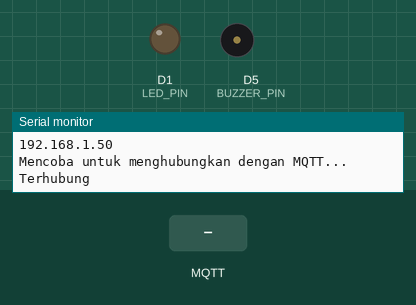
The sketch below on a simulated ESP8266 (NodeMCU). Shown: output pins drawn as LEDs (lit = HIGH), buzzer (waves = sounding), the last lines printed to the serial monitor. Inputs (shaded band) come from the test bench. WiFi joins after 1.5 s; servers stay silent unless stated; random numbers use the default seed unless the sketch sets one; no MQTT or app messages arrive unless stated.

Above: at 2.7 s.
2.8 s: MQTT message "1" arrives on the first subscribed topic
At 3.6 s:
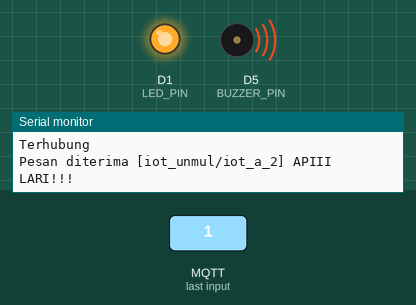
At 5.1 s:
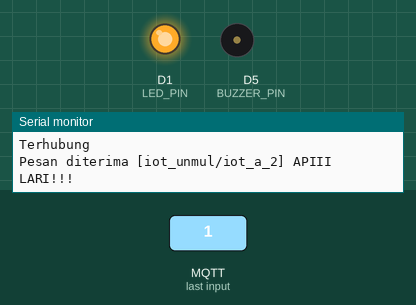
5.8 s: MQTT message "5" arrives on the first subscribed topic
At 7.0 s:
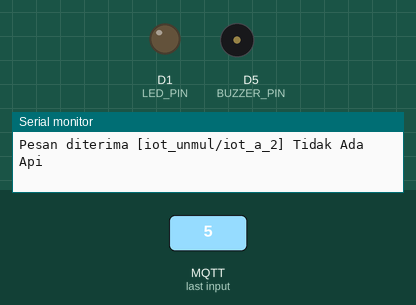
Timing chart, 0 to 8.8 s (numbered marks = the images above; inputs shaded):
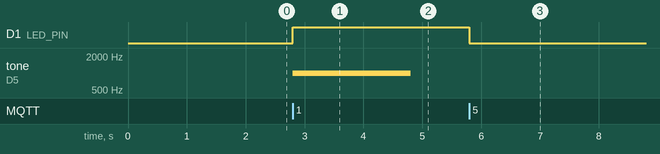

The sketch:

Subscriber.ino
```cpp
#include <ESP8266WiFi.h>
#include <PubSubClient.h>

// Mengatur SSID dan Password Jaringan yang di pakai
const char* ssid = "Universitas Mulawarman";
const char* password = "";

// server Mqtt broker
const char* mqtt_server = "broker.hivemq.com";

// Buzzer & LED pin
#define BUZZER_PIN D5
#define LED_PIN D1

WiFiClient espClient;
PubSubClient client(espClient);
unsigned long lastMsg = 0;
#define MSG_BUFFER_SIZE  (50)
char msg[MSG_BUFFER_SIZE];
int value = 0;

// Fungsi koneksi wifi
void setup_wifi() {
  delay(10);
  Serial.println();
  Serial.print("Connecting to ");
  Serial.println(ssid);
  WiFi.mode(WIFI_STA);
  WiFi.begin(ssid, password);

  while (WiFi.status() != WL_CONNECTED) {
    delay(500);
    Serial.print(".");
  }

  randomSeed(micros());
  Serial.println("");
  Serial.println("WiFi connected");
  Serial.println("IP address: ");
  Serial.println(WiFi.localIP());
}

// Fungsi untuk menerima data
void callback(char* topic, byte* payload, unsigned int length) {
  Serial.print("Pesan diterima [");
  Serial.print(topic);
  Serial.print("] ");
  String data = "";
  for (int i = 0; i < length; i++) {
    data += (char)payload[i];
  }
  int Api = data.toInt();
  if ( Api == 1) {
    Serial.println("APIII LARI!!!");
  } else {
    Serial.println("Tidak Ada Api");
  }
  if ( Api == 1) {
    tone(BUZZER_PIN,1000,2000);
    digitalWrite(LED_PIN, HIGH);
  } else {
    noTone(BUZZER_PIN);
    digitalWrite(LED_PIN, LOW);
  }
}

// fungsi untuk mengubungkan ke broker
void reconnect() {
  while (!client.connected()) {
    Serial.println("Mencoba untuk menghubungkan dengan MQTT...");
    String clientId = "ESP8266Client-";
    clientId += String(random(0xffff), HEX);
    if (client.connect(clientId.c_str())) {
      Serial.println("Terhubung");
      client.subscribe("iot_unmul/iot_a_2");
    } else {
      Serial.println("Gagal Terhubung, rc=");
      Serial.print(client.state());
      Serial.println(" Mencoba dalam 5 detik");
      delay(5000);
    }
  }
}

void setup() {
  pinMode(BUZZER_PIN, OUTPUT);  // Inisialisasi pin BUZZER
  pinMode(LED_PIN, OUTPUT);     // Inisialisasi pin LED
  Serial.begin(115200);
  setup_wifi();
  client.setServer(mqtt_server, 1883);
  client.setCallback(callback);
}

void loop() {
  if (!client.connected()) {
    reconnect();
  }
  client.loop();
}
```

Measured:
- after the input at 2.8 s, D1 (LED_PIN): LOW → HIGH at once; tone on D5 (BUZZER_PIN): silent → 1000 Hz at once, → silent 2.0 s later
- after the input at 5.8 s, D1 (LED_PIN): HIGH → LOW at once
